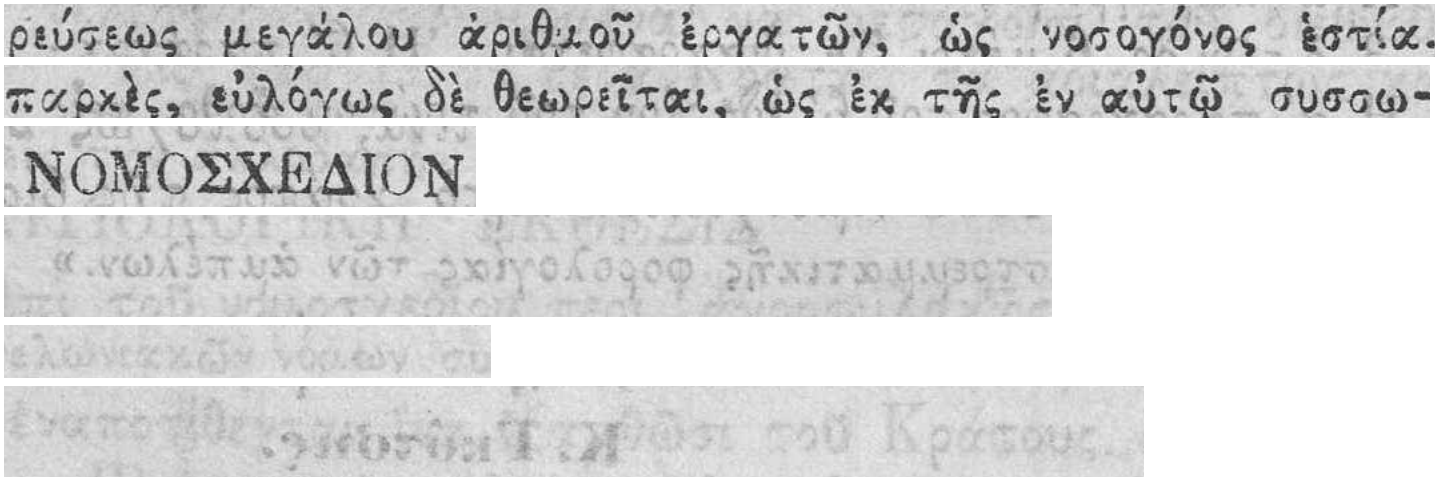
#> input picture prototypes/fast_lines/shared/fixtures/ink_atlas_native.png, 1439 x 485 px
$ python -i review.py   (imports and definitions only)
#> lines starting #> are read from the running program, lines starting #| are printed output that depends on the picture
#> further down, picture is the input picture: shape (485, 1439); min 17, max 255, mean 219.6
"""S6: one discount-safe renderer, JSON writer and local static gallery."""
from pathlib import Path
import html,json
import cv2,numpy as np
from .timing import dump
from .geometry import roi

COLORS={'result':(35,145,20),'reference':(210,150,0),'request':(0,155,235),'guide':(200,40,170)}

def overlay(gray,items=(),paths=(),regions=(),title='',width=1100):
#> called with items = (), paths = (), regions = (), title = '', width = 1100
    scale=min(1.,width/gray.shape[1]); base=cv2.resize(gray,None,fx=scale,fy=scale,interpolation=cv2.INTER_AREA)
#> after `scale = min(1.0, width / gray.shape[1])`: scale = 0.764
    base=cv2.cvtColor(base,cv2.COLOR_GRAY2BGR) if base.ndim==2 else base
#> base: shape (371, 1100, 3)
    base=cv2.addWeighted(base,.55,np.full_like(base,255),.45,0)
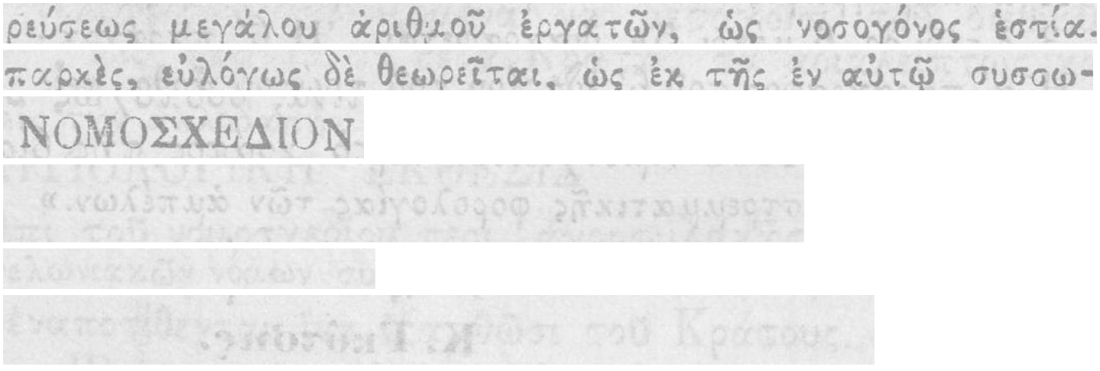
#> base: shape (371, 1100, 3); min 132, max 255, mean 235.5
    for item in items:
        if item.get('discounted'): continue
        p=np.rint(np.asarray(item['polygon'])*scale).astype(np.int32)
        cv2.polylines(base,[p],True,COLORS['result'],1,cv2.LINE_AA)
    for path in paths:
        if isinstance(path,dict):
            if path.get('discounted'): continue
            path=path['points']
        if len(path)>1: cv2.polylines(base,[np.rint(np.asarray(path)*scale).astype(np.int32)],False,COLORS['reference'],1,cv2.LINE_AA)
    for region in regions:
        if region.get('discounted'): continue
        x0,y0,x1,y1=np.rint(np.asarray(region['bbox'])*scale).astype(int)
        cv2.rectangle(base,(x0,y0),(x1,y1),COLORS['request'],1)
    bar=np.full((38,base.shape[1],3),255,np.uint8)
#> bar: shape (38, 1100, 3); every value is 255
    cv2.putText(bar,title[:145],(8,25),cv2.FONT_HERSHEY_SIMPLEX,.46,(30,30,30),1,cv2.LINE_AA)
    return np.vstack([bar,base])
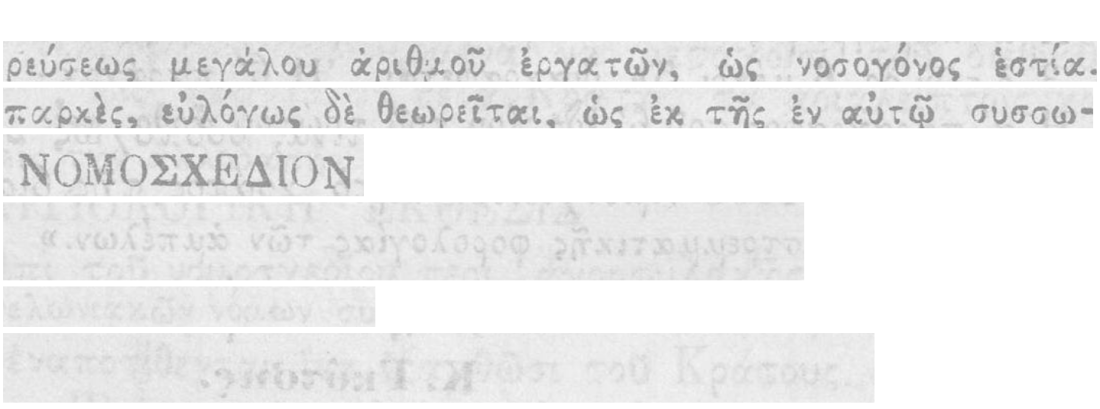
#> returned value: shape (409, 1100, 3); min 132, max 255, mean 237.3

def save_image(path,array):
    path=Path(path); path.parent.mkdir(parents=True,exist_ok=True)
    if not cv2.imwrite(str(path),array,[cv2.IMWRITE_JPEG_QUALITY,85]): raise IOError(path)

# [77 lines left out: functions detector_record, write_result, atlas, gallery, change_overlay, not called in this run]

>>> import cv2
>>> picture = cv2.imread('fixtures/ink_atlas_native.png', cv2.IMREAD_GRAYSCALE)
>>> result = overlay(picture)
